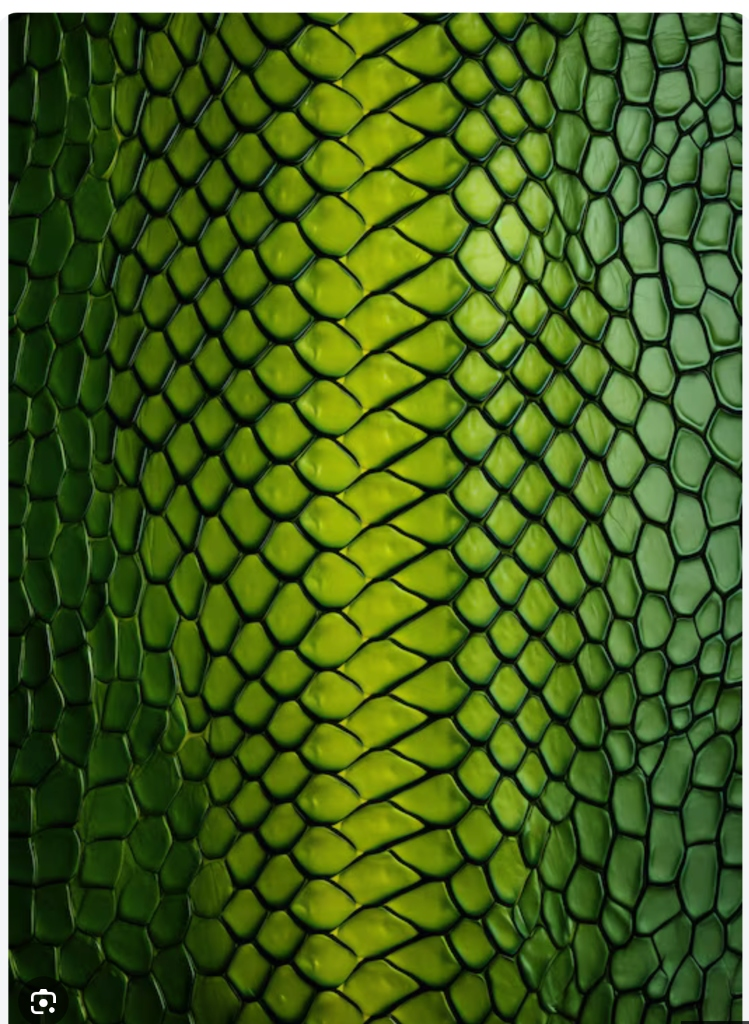
#> input picture snakeskin.jpg, 749 x 1024 px
$ python make_uniform.py
#> lines starting #> are read from the running program, lines starting #| are printed output that depends on the picture
import cv2
import numpy as np

img = cv2.imread('snakeskin.jpg')
#> img is the input picture: shape (1024, 749, 3); mean B, G, R 29, 96.6, 69.9
h, w, _ = img.shape
#> h = 1024; w = 749

# Crop the top-right quadrant where scales are small and uniform
crop = img[0:int(h*0.4), int(w*0.6):w]
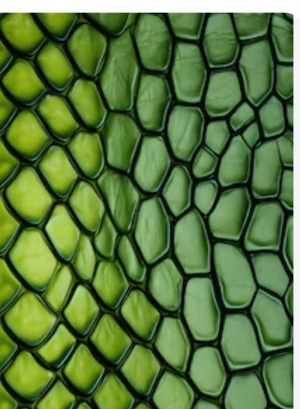
#> crop: shape (409, 300, 3); mean B, G, R 62.4, 121.3, 90.1

# Create a mirrored block to make it seamless
crop_lr = cv2.flip(crop, 1)
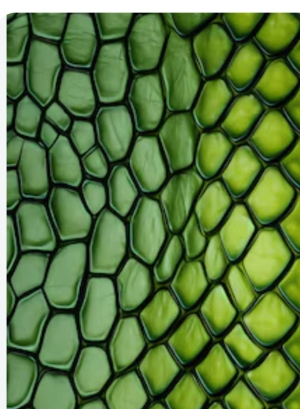
#> crop_lr: shape (409, 300, 3); mean B, G, R 62.4, 121.3, 90.1
row1 = np.hstack((crop, crop_lr))
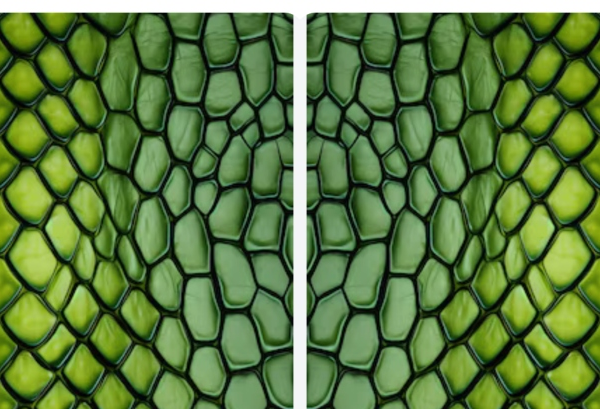
#> row1: shape (409, 600, 3); mean B, G, R 62.4, 121.3, 90.1
row2 = cv2.flip(row1, 0)
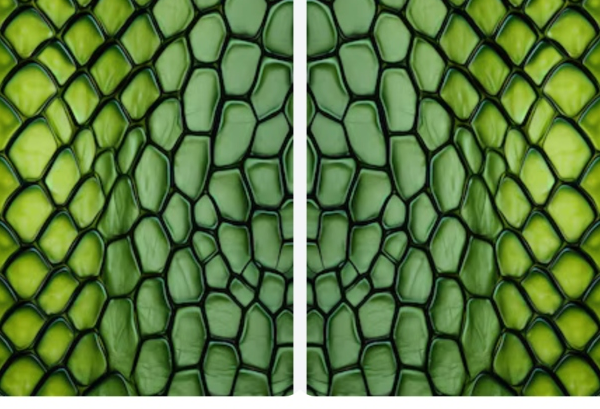
#> row2: shape (409, 600, 3); mean B, G, R 62.4, 121.3, 90.1
block = np.vstack((row1, row2))
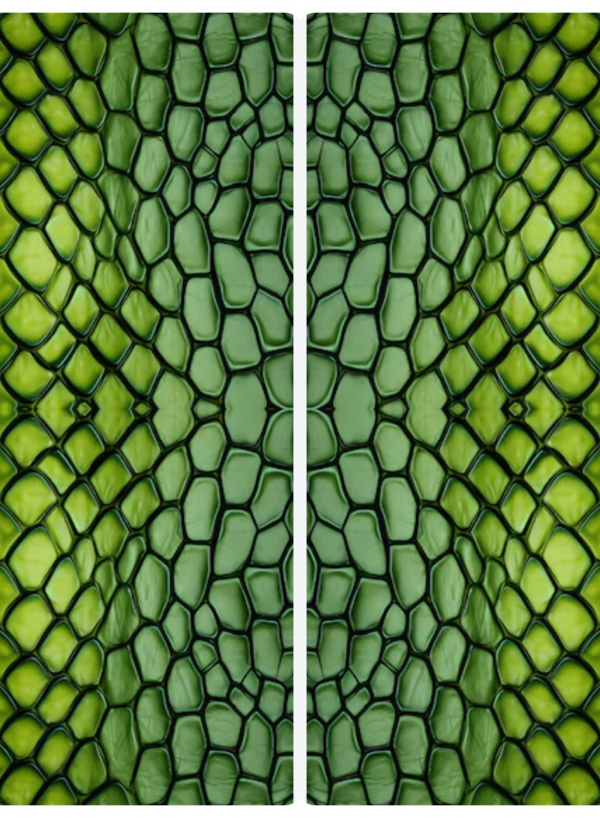
#> block: shape (818, 600, 3); mean B, G, R 62.4, 121.3, 90.1

# Tile the block to create a 1920x1080 image
target_h, target_w = 1080, 1920
repeats_y = (target_h // block.shape[0]) + 2
#> repeats_y = 3
repeats_x = (target_w // block.shape[1]) + 2
#> repeats_x = 5

tiled = np.tile(block, (repeats_y, repeats_x, 1))
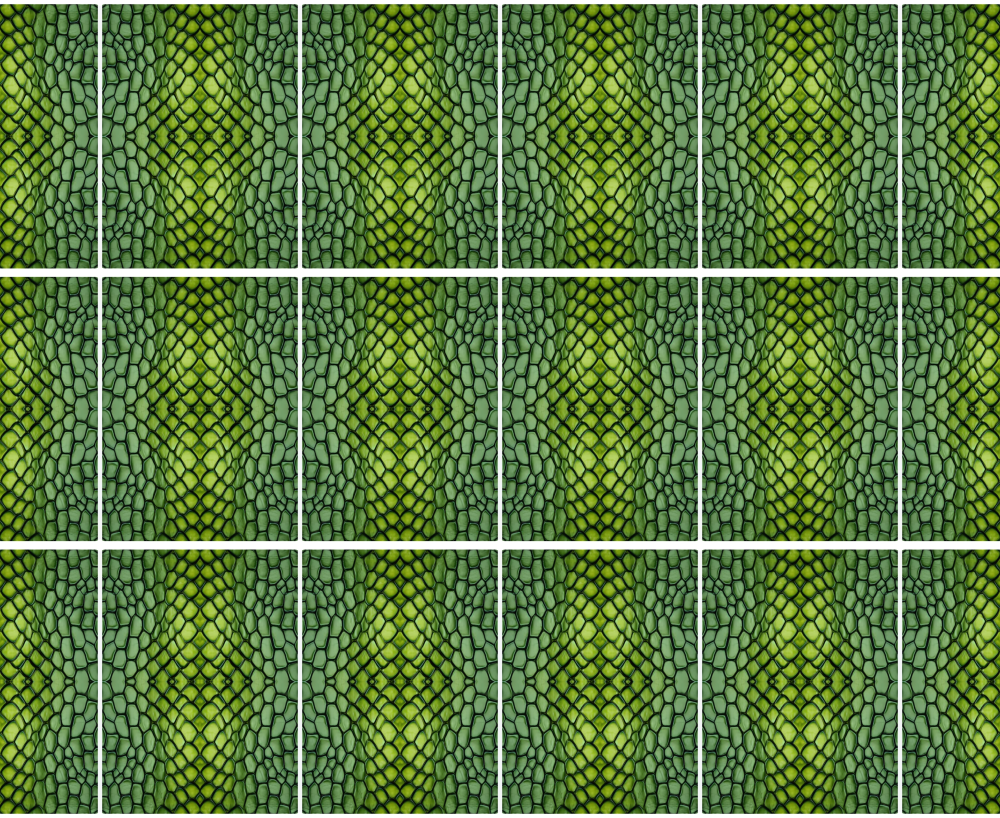
#> tiled: shape (2454, 3000, 3) (shown at 1/3 size); mean B, G, R 62.4, 121.3, 90.1

# Crop exactly to 1920x1080
tiled = tiled[0:target_h, 0:target_w]
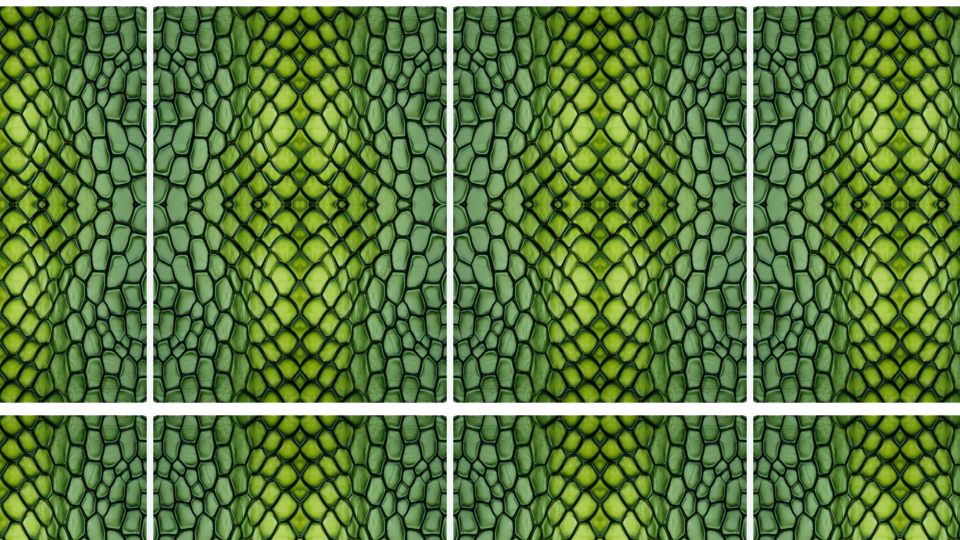
#> tiled: shape (1080, 1920, 3) (shown at 1/2 size); mean B, G, R 61.6, 121.1, 90.1

cv2.imwrite('public/snakeskin_uniform.jpg', tiled)
cv2.imwrite('snakeskin_uniform.jpg', tiled)
